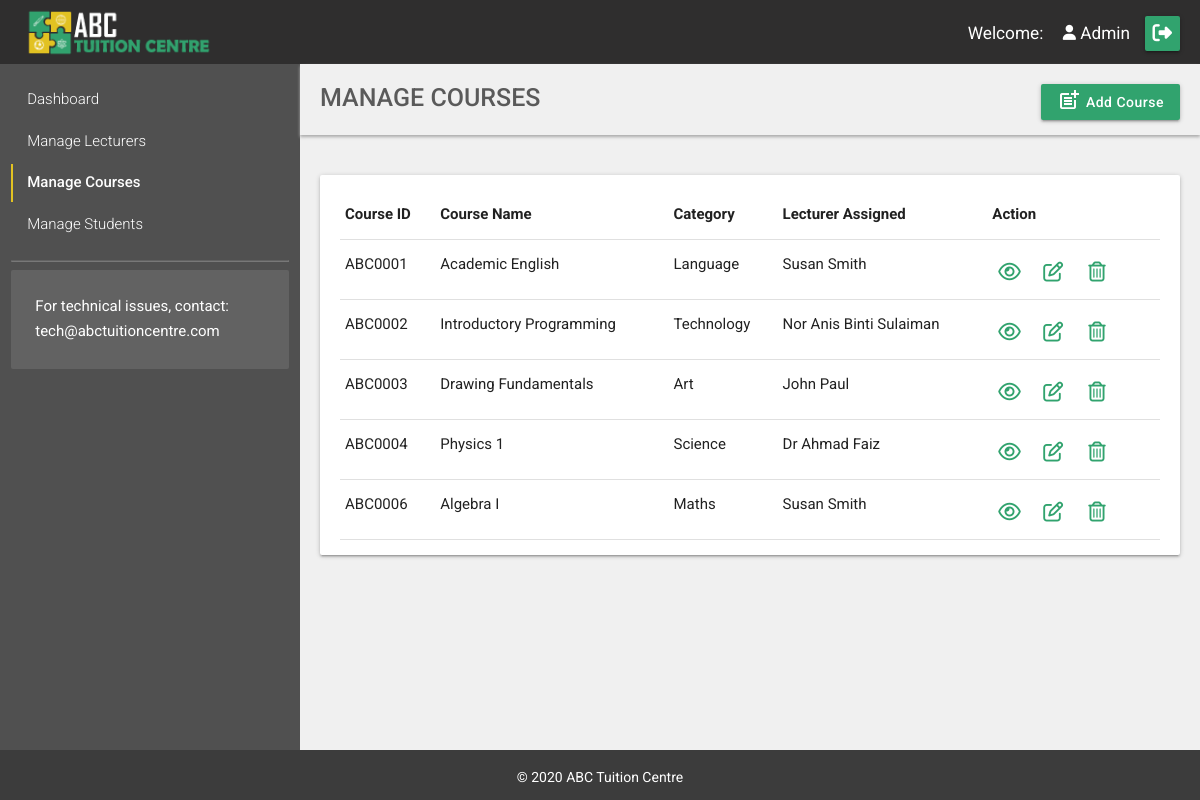
The page /ABC_Tuition_Center/managecourses.php (signed in) on the database its author committed.
### tables this page shows
CREATE TABLE `course` (
  `cID` char(7) NOT NULL,
  `cName` varchar(75) NOT NULL,
  `category` varchar(15) NOT NULL,
  `cDesc` text NOT NULL,
  `startDate` date NOT NULL,
  `endDate` date NOT NULL,
  `lecAssigned` char(7) NOT NULL
);

CREATE TABLE `lecturer` (
  `lecID` char(7) NOT NULL,
  `lecName` varchar(75) NOT NULL,
  `lecPassword` varchar(75) NOT NULL,
  `lecEmail` varchar(75) NOT NULL,
  `usertype` varchar(8) NOT NULL
);

### ABC_Tuition_Center/managecourses.php (the view, shortened to what this page needs)
<?php
include_once('header.php');
$result_courses = mysqli_query($dbconnect,"SELECT * FROM `course`");
?>
<main class="row flex width-full margin-0">
	<?php include_once('aside.php');?>
	<section class="col s12 l9 m9 bg-grey padding-none-imp">
		<div class="breadcrumb-container margin-bottom-40 bg-grey" >
			<h1 class="font-w500 page-heading display-inline">Manage Courses</h1>
			<a class="waves-effect waves-light  btn right " href="newcourse.php" ><span class="material-icons left margin-right-5" style="line-height: 32px;">post_add</span></i>Add Course</a>
		</div>
		<div class="padding-lr-20">
			<div class="card">
				<div class="card-content">
					<table class="responsive-table highlight">
						<thead>
							<tr>
								<th>Course ID</th>
								<th>Course Name</th>
								<th>Category</th>
								<th>Lecturer Assigned</th>
								<th>Action</th>
							</tr>
						</thead>
						<tbody>
						<?php if (mysqli_num_rows($result_courses) > 0) {
			   			while($row = mysqli_fetch_assoc($result_courses)) {
							$lecAssigned = $row['lecAssigned'];
							$lect_sql = mysqli_query($dbconnect,"SELECT * FROM `lecturer` WHERE `lecturer`.`lecID` = '$lecAssigned' LIMIT 1");
							$row1 = mysqli_fetch_assoc($lect_sql); ?>
							<tr class="clickable-row" data-href="viewcourse.php?id=<?php echo $row['cID'];?>">
								<td><?php echo $row['cID'];?></td>
								<td><?php echo $row['cName'];?></td>
								<td><?php echo $row['category'];?></td>
								<td><?php echo $row1["lecName"];?></td>
								<td>
									<a class="btn btn-icon btn-action" href="viewcourse.php?id=<?php echo $row['cID'];?>" title="View Course"><i class="far fa-eye icon " style="font-size:20px;"></i></a>
									<a class="btn btn-icon btn-action" href="updatecourse.php?id=<?php echo $row['cID'];?>" title="Update Course"><i class="far fa-edit icon " style="font-size:20px;"></i></a>
									<a class="btn btn-icon btn-action " onclick="return confirm('Are you sure you want to delete <?php echo $row['cID'];?>?')" href="?type=course&delete=<?php echo $row['cID'];?>" title="Delete Course"><i class="far fa-trash-alt icon " style="font-size:20px;"></i></a>
								</td>
							</tr>
							<?php }}
							else {
								echo "<tr><td colspan='11'>No courses added to the system</td></tr>";
							}
							?>
						</tbody>
					</table>
				</div>
			</div>
		</div>
	</section>
</main>
<?php include_once('footer.php'); ?>

### ABC_Tuition_Center/css/style.css (style rules this page uses)
* { margin: 0; font-style: normal; font-family: 'Roboto', sans-serif; text-decoration: none; outline: none; text-shadow: none; box-shadow: none; }
html { line-height: 1.7; }
body { display: flex; min-height: 100vh; flex-direction: column; }
main { flex: 1 0 auto; }
p, h1,h2, h3, h4,h5,h6, em, strong, cite, ul li, ol li { color: #5a5a5a; }
a { color: #31a36e; }
.width-full { width:100%; }
.display-inline { display: inline; }
.margin-0 { margin:0; }
.margin-right-5 { margin-right:5px; }
.margin-bottom-40 { margin-bottom: 40px; }
.padding-none-imp { padding: 0 !important; }
.padding-lr-20 { padding-left:20px; padding-right: 20px; }
.bg-grey { background-color:#f0f0f0; }
.btn, .btn-large, .btn-small { background-color: #31a36e; font-weight: 500; text-transform: capitalize; }
.btn-icon { padding:0; width: 35px; height:35px; }
.btn-icon .icon { line-height: 35px; height:35px; }
.btn-action.btn-icon { margin-right: 5px; background: none; border: none; box-shadow: none; }
.btn-action.btn-icon .icon { font-size: 25px; color:#31a36e; }
.clickable-row { cursor: pointer; }
.breadcrumb-container { display:block; width:100%; padding: 20px; box-shadow: 0px 2px 3px #aaa; }
.page-heading { font-size: 25px; text-transform: uppercase; font-weight: 500; }
.flex { display: flex; }
.icon { font-size: 20px; vertical-align: sub; color: #31a36e; width: 25px; }
.btn-icon .icon { color: #fff; }
.card .card-content, .card .card-action { padding: 15px 20px; }
td,th { padding: 12px 5px; vertical-align: top; }

### rows shown on the page
course: cID "ABC0001", cName "Academic English", category "Language", lecAssigned.lecName "Susan Smith"
course: cID "ABC0002", cName "Introductory Programming", category "Technology", lecAssigned.lecName "Nor Anis Binti Sulaiman"
course: cID "ABC0003", cName "Drawing Fundamentals", category "Art", lecAssigned.lecName "John Paul"
course: cID "ABC0004", cName "Physics 1", category "Science", lecAssigned.lecName "Dr Ahmad Faiz"
course: cID "ABC0006", cName "Algebra I", category "Maths", lecAssigned.lecName "Susan Smith"

### other values the page prints
$_SESSION['accName'] "Admin"
